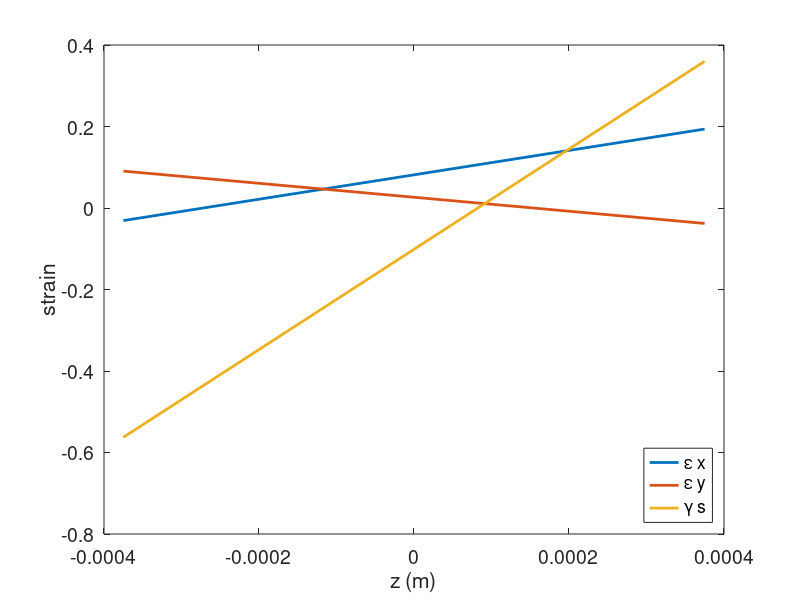
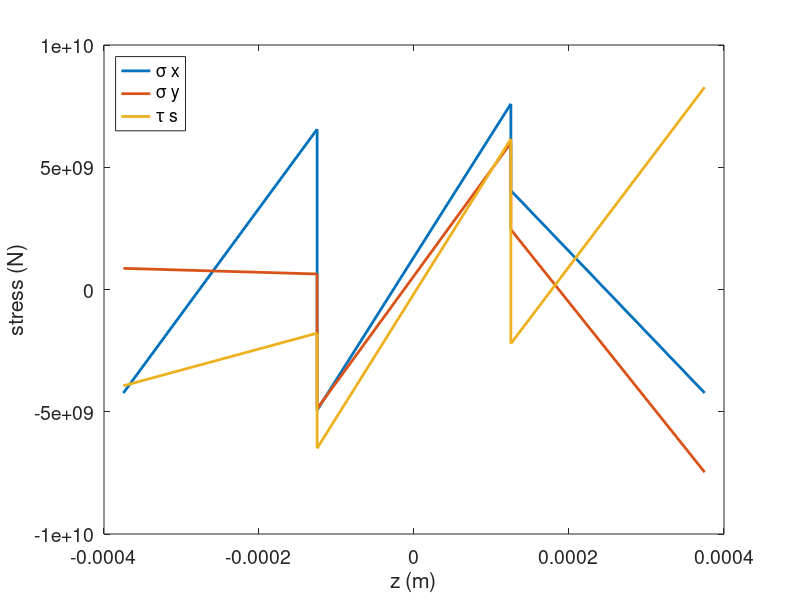

MATLAB code for these plots, in order:
close all; clear all; clc;

% properties from #2
E1 = 145.0e9;
E2 = 10.5e9;
G12 = 7.0e9;
nu12 = 0.28;
t = 0.25e-3;
%t = 0.5;

% properties from #3
Nx = 0.6e6;
Ny = -0.3e6;
Ns = 0;
Mx = 0;
My = -0.2e3;
Ms = 0.5e3;

S(1,:) = [1/E1 -nu12/E1 0];
S(2,:) = [-nu12/E1 1/E2 0];
S(3,:) = [0 0 1/G12];

C = inv(S)

theta = 45;
c = cosd(theta);
s = sind(theta);
Cbar(1,1) = C(1,1)*c^4 + C(2,2)*s^4 + (2*C(1,2)+4*C(3,3))*c^2*s^2;
Cbar(1,2) = C(1,2)*(c^4 + s^4) + (C(1,1)+C(2,2)-4*C(3,3))*c^2*s^2;
Cbar(2,2) = C(1,1)*s^4 + C(2,2)*c^4 + (2*C(1,2)+4*C(3,3))*c^2*s^2;
Cbar(1,3) = (C(1,1)-C(1,2)-2*C(3,3))*c^3*s - (C(2,2)-C(1,2)-2*C(3,3))*c*s^3;
Cbar(2,3) = (C(1,1)-C(1,2)-2*C(3,3))*c*s^3 - (C(2,2)-C(1,2)-2*C(3,3))*c^3*s;
Cbar(3,3) = (C(1,1)+C(2,2)-2*C(1,2)-2*C(3,3))*c^2*s^2 + C(3,3)*(c^4+s^4);
Cbar(2,1) = Cbar(1,2);
Cbar(3,1) = Cbar(1,3);
Cbar(3,2) = Cbar(2,3);
CP45 = Cbar;

theta = -45;
c = cosd(theta);
s = sind(theta);
Cbar(1,1) = C(1,1)*c^4 + C(2,2)*s^4 + (2*C(1,2)+4*C(3,3))*c^2*s^2;
Cbar(1,2) = C(1,2)*(c^4 + s^4) + (C(1,1)+C(2,2)-4*C(3,3))*c^2*s^2;
Cbar(2,2) = C(1,1)*s^4 + C(2,2)*c^4 + (2*C(1,2)+4*C(3,3))*c^2*s^2;
Cbar(1,3) = (C(1,1)-C(1,2)-2*C(3,3))*c^3*s - (C(2,2)-C(1,2)-2*C(3,3))*c*s^3;
Cbar(2,3) = (C(1,1)-C(1,2)-2*C(3,3))*c*s^3 - (C(2,2)-C(1,2)-2*C(3,3))*c^3*s;
Cbar(3,3) = (C(1,1)+C(2,2)-2*C(1,2)-2*C(3,3))*c^2*s^2 + C(3,3)*(c^4+s^4);
Cbar(2,1) = Cbar(1,2);
Cbar(3,1) = Cbar(1,3);
Cbar(3,2) = Cbar(2,3);
CN45 = Cbar;

for i = 1:3
	for j = 1:3
		A(i,j) = C(i,j)*t + CP45(i,j)*t + CN45(i,j)*t;
		B(i,j) = 0.5*(C(i,j)*((-.5*t)^2-(-1.5*t)^2) + CN45(i,j)*((1.5*t)^2-(.5*t)^2));
		D(i,j) = (1/3)*(C(i,j)*((-.5*t)^3-(-1.5*t)^3) +...
		   	CP45(i,j)*((.5*t)^3-(-.5*t)^3) + CN45(i,j)*((1.5*t)^3-(.5*t)^3));
	end
end

A
B
D

F = inv([A B;B D]);

SK = F*[Nx Ny Ns Mx My Ms]';

S0 = SK(1:3) - 1.5*t*SK(4:6);
S1 = SK(1:3) - 0.5*t*SK(4:6);
S2 = SK(1:3) + 0.5*t*SK(4:6);
S3 = SK(1:3) + 1.5*t*SK(4:6);

plot([-1.5*t 1.5*t],[S0(1) S3(1)],'LineWidth',2,'DisplayName','\epsilon x');
hold on;
plot([-1.5*t 1.5*t],[S0(2) S3(2)],'LineWidth',2,'DisplayName','\epsilon y');
plot([-1.5*t 1.5*t],[S0(3) S3(3)],'LineWidth',2,'DisplayName','\gamma s');
ylabel('strain');
xlabel('z (m)');
set(gca,'FontSize',14);
legend('location','southeast');

ST0a = C*S0;
ST0b = C*S1;
ST1a = CP45*S1;
ST1b = CP45*S2;
ST2a = CN45*S2;
ST2b = CN45*S3;

figure;
xvals = [-1.5*t -.5*t -.5*t .5*t .5*t 1.5*t];
plot(xvals,[ST0a(1) ST0b(1) ST1a(1) ST1b(1) ST2a(1) ST2b(1)],'LineWidth',2,'DisplayName','\sigma x');
hold on;
plot(xvals,[ST0a(2) ST0b(2) ST1a(2) ST1b(2) ST2a(2) ST2b(2)],'LineWidth',2,'DisplayName','\sigma y');
plot(xvals,[ST0a(3) ST0b(3) ST1a(3) ST1b(3) ST2a(3) ST2b(3)],'LineWidth',2,'DisplayName','\tau s');
ylabel('stress (N)');
xlabel('z (m)');
set(gca,'FontSize',14);
legend('location','northwest');
